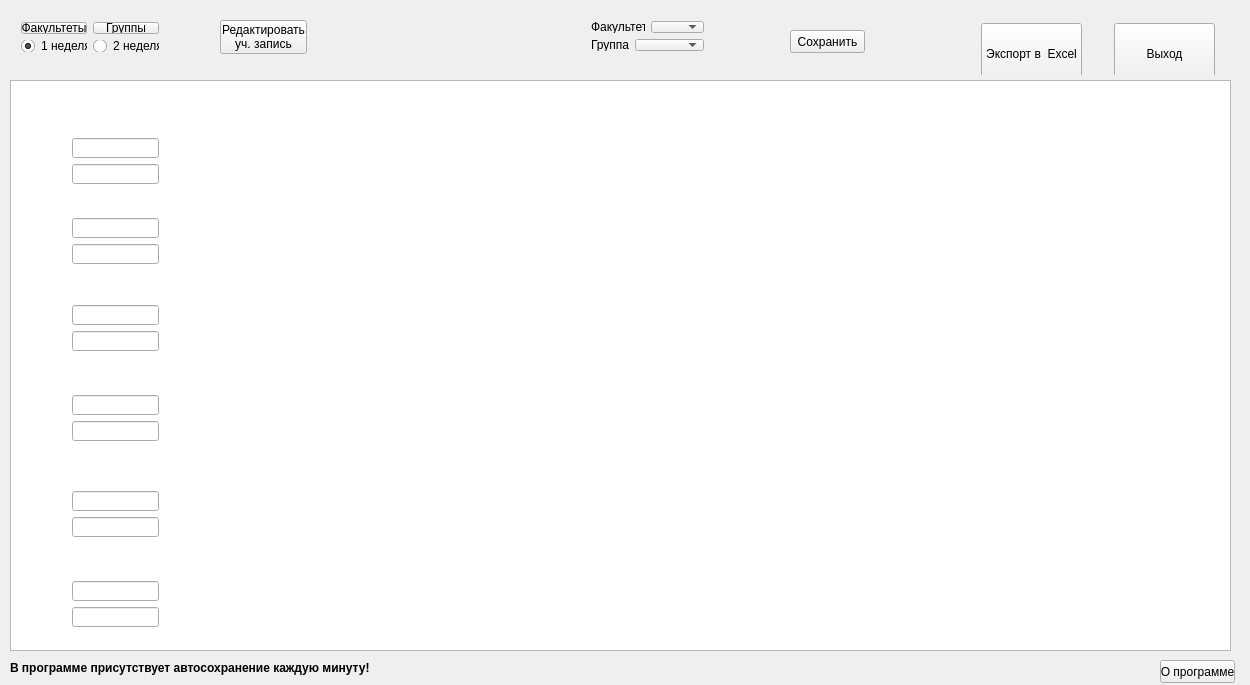
<?xml version="1.0" encoding="UTF-8"?>
<ui version="4.0">
 <class>admin</class>
 <widget class="QWidget" name="admin">
  <property name="geometry">
   <rect>
    <x>0</x>
    <y>0</y>
    <width>1250</width>
    <height>685</height>
   </rect>
  </property>
  <property name="minimumSize">
   <size>
    <width>1250</width>
    <height>685</height>
   </size>
  </property>
  <property name="maximumSize">
   <size>
    <width>1250</width>
    <height>685</height>
   </size>
  </property>
  <property name="windowTitle">
   <string>Расписание</string>
  </property>
  <property name="windowIcon">
   <iconset>
    <normaloff>icon.ico</normaloff>icon.ico</iconset>
  </property>
  <widget class="QLineEdit" name="lineEdit_1">
   <property name="geometry">
    <rect>
     <x>72</x>
     <y>138</y>
     <width>87</width>
     <height>20</height>
    </rect>
   </property>
   <property name="minimumSize">
    <size>
     <width>87</width>
     <height>0</height>
    </size>
   </property>
   <property name="maximumSize">
    <size>
     <width>87</width>
     <height>16777215</height>
    </size>
   </property>
  </widget>
  <widget class="QLineEdit" name="lineEdit_2">
   <property name="geometry">
    <rect>
     <x>72</x>
     <y>164</y>
     <width>87</width>
     <height>20</height>
    </rect>
   </property>
   <property name="minimumSize">
    <size>
     <width>87</width>
     <height>0</height>
    </size>
   </property>
   <property name="maximumSize">
    <size>
     <width>87</width>
     <height>16777215</height>
    </size>
   </property>
  </widget>
  <widget class="QLineEdit" name="lineEdit_3">
   <property name="geometry">
    <rect>
     <x>72</x>
     <y>218</y>
     <width>87</width>
     <height>20</height>
    </rect>
   </property>
   <property name="minimumSize">
    <size>
     <width>87</width>
     <height>0</height>
    </size>
   </property>
   <property name="maximumSize">
    <size>
     <width>87</width>
     <height>16777215</height>
    </size>
   </property>
  </widget>
  <widget class="QLineEdit" name="lineEdit_4">
   <property name="geometry">
    <rect>
     <x>72</x>
     <y>244</y>
     <width>87</width>
     <height>20</height>
    </rect>
   </property>
   <property name="minimumSize">
    <size>
     <width>87</width>
     <height>0</height>
    </size>
   </property>
   <property name="maximumSize">
    <size>
     <width>87</width>
     <height>16777215</height>
    </size>
   </property>
  </widget>
  <widget class="QLineEdit" name="lineEdit_5">
   <property name="geometry">
    <rect>
     <x>72</x>
     <y>305</y>
     <width>87</width>
     <height>20</height>
    </rect>
   </property>
   <property name="minimumSize">
    <size>
     <width>87</width>
     <height>0</height>
    </size>
   </property>
   <property name="maximumSize">
    <size>
     <width>87</width>
     <height>16777215</height>
    </size>
   </property>
  </widget>
  <widget class="QLineEdit" name="lineEdit_6">
   <property name="geometry">
    <rect>
     <x>72</x>
     <y>331</y>
     <width>87</width>
     <height>20</height>
    </rect>
   </property>
   <property name="minimumSize">
    <size>
     <width>87</width>
     <height>0</height>
    </size>
   </property>
   <property name="maximumSize">
    <size>
     <width>87</width>
     <height>16777215</height>
    </size>
   </property>
  </widget>
  <widget class="QLineEdit" name="lineEdit_7">
   <property name="geometry">
    <rect>
     <x>72</x>
     <y>395</y>
     <width>87</width>
     <height>20</height>
    </rect>
   </property>
   <property name="minimumSize">
    <size>
     <width>87</width>
     <height>0</height>
    </size>
   </property>
   <property name="maximumSize">
    <size>
     <width>87</width>
     <height>16777215</height>
    </size>
   </property>
  </widget>
  <widget class="QLineEdit" name="lineEdit_8">
   <property name="geometry">
    <rect>
     <x>72</x>
     <y>421</y>
     <width>87</width>
     <height>20</height>
    </rect>
   </property>
   <property name="minimumSize">
    <size>
     <width>87</width>
     <height>0</height>
    </size>
   </property>
   <property name="maximumSize">
    <size>
     <width>87</width>
     <height>16777215</height>
    </size>
   </property>
  </widget>
  <widget class="QLineEdit" name="lineEdit_9">
   <property name="geometry">
    <rect>
     <x>72</x>
     <y>491</y>
     <width>87</width>
     <height>20</height>
    </rect>
   </property>
   <property name="minimumSize">
    <size>
     <width>87</width>
     <height>0</height>
    </size>
   </property>
   <property name="maximumSize">
    <size>
     <width>87</width>
     <height>16777215</height>
    </size>
   </property>
  </widget>
  <widget class="QLineEdit" name="lineEdit_10">
   <property name="geometry">
    <rect>
     <x>72</x>
     <y>517</y>
     <width>87</width>
     <height>20</height>
    </rect>
   </property>
   <property name="minimumSize">
    <size>
     <width>87</width>
     <height>0</height>
    </size>
   </property>
   <property name="maximumSize">
    <size>
     <width>87</width>
     <height>16777215</height>
    </size>
   </property>
  </widget>
  <widget class="QLineEdit" name="lineEdit_13">
   <property name="geometry">
    <rect>
     <x>72</x>
     <y>581</y>
     <width>87</width>
     <height>20</height>
    </rect>
   </property>
   <property name="minimumSize">
    <size>
     <width>87</width>
     <height>0</height>
    </size>
   </property>
   <property name="maximumSize">
    <size>
     <width>87</width>
     <height>16777215</height>
    </size>
   </property>
  </widget>
  <widget class="QLineEdit" name="lineEdit_14">
   <property name="geometry">
    <rect>
     <x>72</x>
     <y>607</y>
     <width>87</width>
     <height>20</height>
    </rect>
   </property>
   <property name="minimumSize">
    <size>
     <width>87</width>
     <height>0</height>
    </size>
   </property>
   <property name="maximumSize">
    <size>
     <width>87</width>
     <height>16777215</height>
    </size>
   </property>
  </widget>
  <widget class="QTableWidget" name="tableWidget">
   <property name="geometry">
    <rect>
     <x>10</x>
     <y>80</y>
     <width>1221</width>
     <height>571</height>
    </rect>
   </property>
   <property name="sizePolicy">
    <sizepolicy hsizetype="Expanding" vsizetype="Expanding">
     <horstretch>0</horstretch>
     <verstretch>0</verstretch>
    </sizepolicy>
   </property>
  </widget>
  <widget class="QWidget" name="layoutWidget">
   <property name="geometry">
    <rect>
     <x>970</x>
     <y>12</y>
     <width>256</width>
     <height>63</height>
    </rect>
   </property>
   <layout class="QHBoxLayout" name="horizontalLayout_3">
    <item>
     <widget class="QPushButton" name="exportButton">
      <property name="enabled">
       <bool>true</bool>
      </property>
      <property name="minimumSize">
       <size>
        <width>101</width>
        <height>61</height>
       </size>
      </property>
      <property name="cursor">
       <cursorShape>PointingHandCursor</cursorShape>
      </property>
      <property name="text">
       <string>Экспорт в  Excel</string>
      </property>
     </widget>
    </item>
    <item>
     <spacer name="horizontalSpacer">
      <property name="orientation">
       <enum>Qt::Horizontal</enum>
      </property>
      <property name="sizeHint" stdset="0">
       <size>
        <width>40</width>
        <height>20</height>
       </size>
      </property>
     </spacer>
    </item>
    <item>
     <widget class="QPushButton" name="quitButton">
      <property name="minimumSize">
       <size>
        <width>101</width>
        <height>61</height>
       </size>
      </property>
      <property name="cursor">
       <cursorShape>PointingHandCursor</cursorShape>
      </property>
      <property name="text">
       <string>Выход</string>
      </property>
     </widget>
    </item>
   </layout>
  </widget>
  <widget class="QWidget" name="layoutWidget">
   <property name="geometry">
    <rect>
     <x>580</x>
     <y>10</y>
     <width>135</width>
     <height>52</height>
    </rect>
   </property>
   <layout class="QVBoxLayout" name="verticalLayout">
    <item>
     <layout class="QHBoxLayout" name="horizontalLayout">
      <item>
       <widget class="QLabel" name="facultLabel">
        <property name="text">
         <string>Факультет</string>
        </property>
       </widget>
      </item>
      <item>
       <widget class="QComboBox" name="facultBox">
        <property name="cursor">
         <cursorShape>PointingHandCursor</cursorShape>
        </property>
       </widget>
      </item>
     </layout>
    </item>
    <item>
     <layout class="QHBoxLayout" name="horizontalLayout_2">
      <item>
       <widget class="QLabel" name="groupLabel">
        <property name="text">
         <string>Группа</string>
        </property>
       </widget>
      </item>
      <item>
       <widget class="QComboBox" name="groupBox">
        <property name="cursor">
         <cursorShape>PointingHandCursor</cursorShape>
        </property>
       </widget>
      </item>
     </layout>
    </item>
   </layout>
  </widget>
  <widget class="QPushButton" name="saveButton">
   <property name="geometry">
    <rect>
     <x>790</x>
     <y>30</y>
     <width>75</width>
     <height>23</height>
    </rect>
   </property>
   <property name="text">
    <string>Сохранить</string>
   </property>
  </widget>
  <widget class="QPushButton" name="changeButton">
   <property name="geometry">
    <rect>
     <x>220</x>
     <y>20</y>
     <width>87</width>
     <height>34</height>
    </rect>
   </property>
   <property name="text">
    <string>Редактировать
уч. запись</string>
   </property>
  </widget>
  <widget class="QWidget" name="layoutWidget">
   <property name="geometry">
    <rect>
     <x>10</x>
     <y>11</y>
     <width>160</width>
     <height>52</height>
    </rect>
   </property>
   <layout class="QVBoxLayout" name="verticalLayout_12">
    <item>
     <layout class="QHBoxLayout" name="horizontalLayout_4">
      <item>
       <widget class="QPushButton" name="facultButton">
        <property name="enabled">
         <bool>true</bool>
        </property>
        <property name="cursor">
         <cursorShape>PointingHandCursor</cursorShape>
        </property>
        <property name="text">
         <string>Факультеты</string>
        </property>
       </widget>
      </item>
      <item>
       <widget class="QPushButton" name="groupButton">
        <property name="enabled">
         <bool>true</bool>
        </property>
        <property name="cursor">
         <cursorShape>PointingHandCursor</cursorShape>
        </property>
        <property name="text">
         <string>Группы</string>
        </property>
       </widget>
      </item>
     </layout>
    </item>
    <item>
     <layout class="QHBoxLayout" name="horizontalLayout_5">
      <item>
       <widget class="QRadioButton" name="week1Radio">
        <property name="text">
         <string>1 неделя</string>
        </property>
        <property name="checked">
         <bool>true</bool>
        </property>
       </widget>
      </item>
      <item>
       <widget class="QRadioButton" name="week2Radio">
        <property name="text">
         <string>2 неделя</string>
        </property>
       </widget>
      </item>
     </layout>
    </item>
   </layout>
  </widget>
  <widget class="QLabel" name="label">
   <property name="geometry">
    <rect>
     <x>10</x>
     <y>660</y>
     <width>381</width>
     <height>16</height>
    </rect>
   </property>
   <property name="font">
    <font>
     <weight>75</weight>
     <bold>true</bold>
    </font>
   </property>
   <property name="text">
    <string>В программе присутствует автосохранение каждую минуту!</string>
   </property>
  </widget>
  <widget class="QPushButton" name="pushButton">
   <property name="geometry">
    <rect>
     <x>1160</x>
     <y>660</y>
     <width>75</width>
     <height>23</height>
    </rect>
   </property>
   <property name="text">
    <string>О программе</string>
   </property>
  </widget>
  <zorder>tableWidget</zorder>
  <zorder>layoutWidget</zorder>
  <zorder>saveButton</zorder>
  <zorder>changeButton</zorder>
  <zorder>layoutWidget</zorder>
  <zorder>layoutWidget</zorder>
  <zorder>lineEdit_1</zorder>
  <zorder>lineEdit_2</zorder>
  <zorder>lineEdit_3</zorder>
  <zorder>lineEdit_4</zorder>
  <zorder>lineEdit_5</zorder>
  <zorder>lineEdit_6</zorder>
  <zorder>lineEdit_7</zorder>
  <zorder>lineEdit_8</zorder>
  <zorder>lineEdit_9</zorder>
  <zorder>lineEdit_10</zorder>
  <zorder>lineEdit_13</zorder>
  <zorder>lineEdit_14</zorder>
  <zorder>label</zorder>
  <zorder>pushButton</zorder>
 </widget>
 <layoutdefault spacing="6" margin="11"/>
 <resources/>
 <connections/>
</ui>
